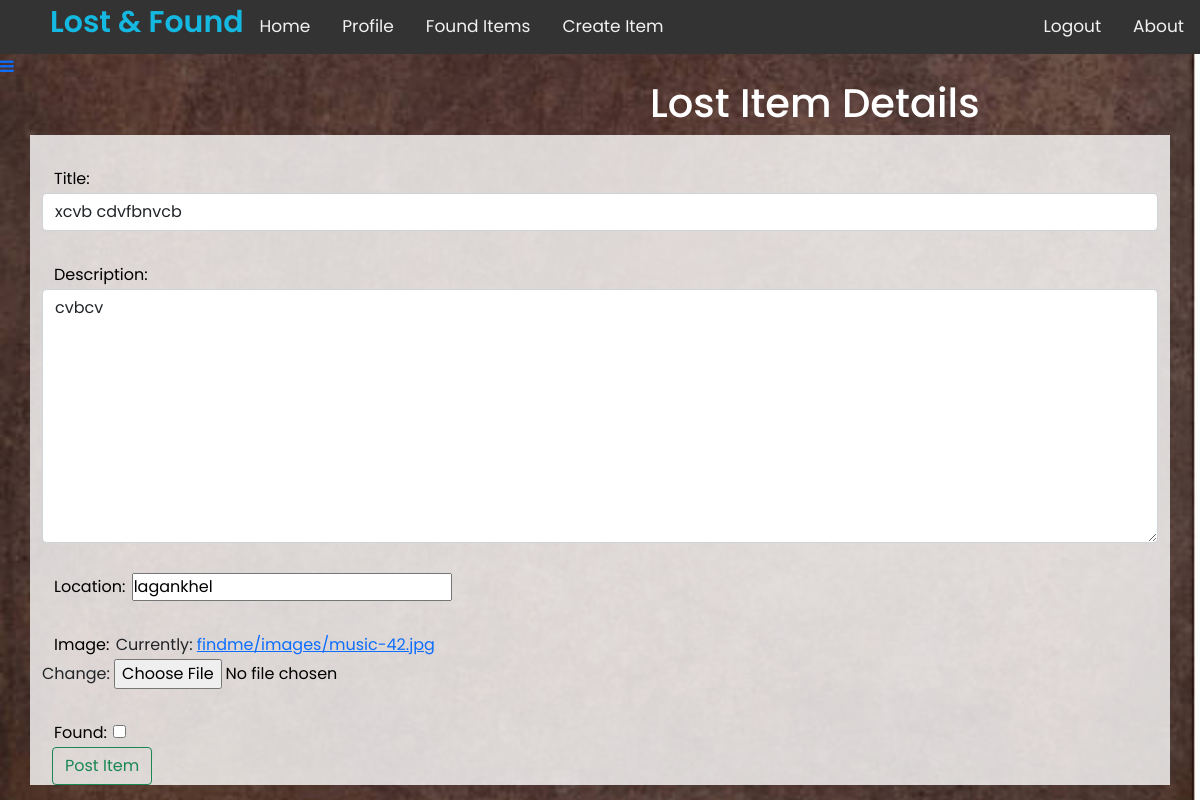
Screenshot of /founditem/25/update (signed in) with the database file from the repository.
### findme/models.py (models this page shows, shortened)
class ItemLost(models.Model):
    ItemID = models.AutoField(primary_key=True)
    name = models.ForeignKey(User, on_delete=models.CASCADE, null=True)
    title = models.CharField(max_length=30)
    description = models.CharField(max_length=200)
    found = models.BooleanField(default=False)
    location = models.TextField(max_length=100)
    lost_date = models.DateTimeField(auto_now=True)
    image = models.ImageField(upload_to='findme/images', default="")
    found_location = models.CharField(max_length=100, null=True, blank=True)
    item_found_by = models.ForeignKey(User, on_delete=models.CASCADE, null=True, blank=True,
                                      related_name="item_found_user")

### findme/views.py (the view)
# urls.py: path('founditem/<int:pk>/update', ItemUpdateView.as_view(), name='item-update'),
class ItemUpdateView(LoginRequiredMixin, UserPassesTestMixin, UpdateView):
    model = ItemLost
    form_class = Lost
    template_name = 'findme/item_form.html'
    def test_func(self):
        item = self.get_object()
        if self.request.user == item.name:
            return True
        return False

### findme/forms.py
class Lost(forms.ModelForm):
    title = forms.CharField(widget=forms.TextInput(attrs={'class': 'form-control'}))
    description = forms.CharField(widget=forms.Textarea(attrs={'class': 'form-control'}))
    location = forms.CharField(max_length=100)
    image = forms.ImageField()
    class Meta:
        model = ItemLost
        fields = ['title', 'description', 'location', 'image', 'found']

### findme/templates/findme/item_form.html (shortened to what this page needs)
{% extends "findme/base.html" %}
{% load crispy_forms_tags %}
{% block content %}
<h1>Lost Item Details</h1>
<div style="background: rgb(255,255,255,0.8);" class="container">
    <form method="post" action="" enctype="multipart/form-data">
    {% for field in form %}
    <div class="form-group">
        <label class="content">{{field.label_tag}}</label>
        {{field}}
    </div>
    {% endfor %}
    <button type="submit" class="btn btn-outline-success" style="margin-left:10px";>Post Item</button>
</form>
</div>
{% endblock %}

### findme/static/findme/main.css (style rules this page uses)
* { margin:0; padding: 0; box-sizing: border-box; font-family: 'Poppins', sans-serif;; }
#bg { background-repeat: no-repeat; background-size: cover; background-position: center center; background-attachment: fixed; }
body { background-repeat: no-repeat; background-position: center; background-size: cover; min-height: 100vh; position: relative; }

### findme/templates/findme/item_form.html (style rules this page uses)
h1 { margin-left:650px; color:white; }
.content { color:black; margin-top:30px; padding:2px; margin-left:10px; }
#id_image { color:white; }
#id_image { color:black; }

### rows the page displays
ItemLost: form "xcvb cdvfbnvcb" "cvbcv" "lagankhel"

### other values shown
{{ field.label_tag }} "Title:" "Description:" "Location:" "Image:" "Found:"
